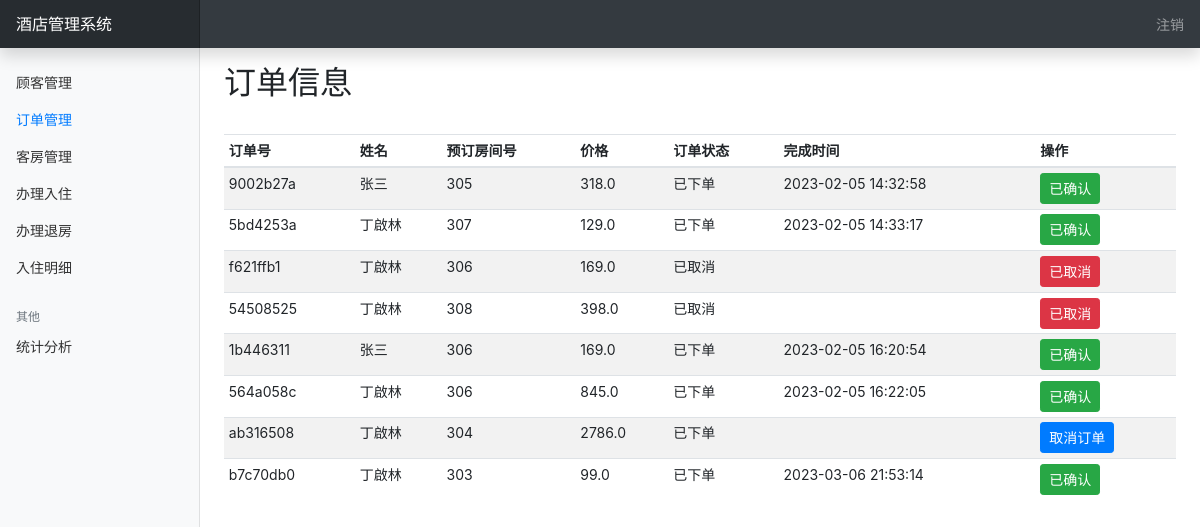
Page /orders/list_orders (signed in) on the committed database.
### orders/models.py (models this page shows)
class Orders(models.Model):
    id = models.AutoField(primary_key=True)  # 自增id主键
    order_no = models.CharField(max_length=20)  # 订单号
    customer_id = models.ForeignKey('customers.Customers', on_delete=models.DO_NOTHING)  # 房间是否确认办理入住 0：否 1：是
    room_checkin_id = models.ForeignKey('rooms.RoomCheckIns', on_delete=models.CASCADE)  # 房间id
    price = models.FloatField()  # 订单金额
    state = models.IntegerField()  # 订单状态: 1：已下单 2：已取消 3：已完成
    finish_time = models.DateTimeField(null=True)  # 完成时间
    class Meta:
        db_table = 'orders'

### customers/models.py (models this page shows, shortened)
class Customers(models.Model):
    id = models.AutoField(primary_key=True)  # 自增id主键
    name = models.CharField(max_length=20)  # 姓名
    sex = models.CharField(max_length=2)  # 性别
    cellphone = models.CharField(max_length=20)  # 手机号
    identity_card = models.CharField(max_length=20)  # 身份证号码
    extra = models.CharField(max_length=1024, blank=True)  # 备注信息
    class Meta:
        db_table = 'customers'

### rooms/models.py (models this page shows)
class RoomCheckIns(models.Model):
    id = models.AutoField(primary_key=True)  # 自增id主键
    room_id = models.ForeignKey(Rooms, on_delete=models.DO_NOTHING)  # 房间id关联
    customer_id = models.ForeignKey(Customers, on_delete=models.DO_NOTHING)  # 顾客id关联
    start_time = models.DateField(auto_now=False)  # 房间使用开始时间
    end_time = models.DateField(auto_now=False)  # 房间使用结束时间
    days = models.IntegerField()  # 房间使用天数
    is_confirmed = models.BooleanField()  # 房间是否确认办理入住 0：否 1：是
    check_time = models.DateTimeField(auto_now=False, null=True)  # 退房时间
    state = models.IntegerField(default=0)  # 房间是否确认办理退房 0：未退房 1：订单被取消 2：已退房
    class Meta:
        db_table = 'room_checkins'

class Rooms(models.Model):
    id = models.AutoField(primary_key=True)  # 自增id主键
    room_type = models.CharField(max_length=20)  # 房间类型：单人间、双人房、大床房
    room_num = models.IntegerField()  # 房间号
    room_cover_pic = models.FileField(upload_to=user_directory_path, verbose_name="图片", null=True)  # 房间封面图片
    introduction = models.CharField(max_length=1024)  # 房间简介
    is_occupied = models.BooleanField()  # 房间是否被占用 0：否 1：是
    price = models.FloatField()  # 房间定价
    class Meta:
        db_table = 'rooms'

### orders/views.py (the view)
# urls.py: path('list_orders', views.list_order, name="list_orders"),
def list_order(request):
    orders = Orders.objects.all()
    return render(request, "orders/orders.html", {"orders": orders,
                                                  "state_desc": StateDesc,
                                                  "user": request.user.username})

### templates/orders/orders.html (shortened to what this page needs)
{% extends "dashboard.html" %}
{% block order_manager %}
    <a class="nav-link active" href="{% url 'list_orders' %}">
        订单管理
    </a>
{% endblock %}
{% block content %}
    <main role="main" class="col-md-9 ml-sm-auto col-lg-10 px-md-4">
        <div class="d-flex justify-content-between flex-wrap flex-md-nowrap align-items-center pt-3 pb-2 mb-3">
            <h1 class="h2">订单信息</h1>
        </div>
        <div class="table-responsive">
            <table class="table table-striped table-sm">
                <thead>
                <tr>
                    <th>订单号</th>
                    <th>姓名</th>
                    <th>预订房间号</th>
                    <th>价格</th>
                    <th>订单状态</th>
                    <th>完成时间</th>
                    <th>操作</th>
                </tr>
                </thead>
                <tbody>
                {% for order in orders %}
                    <tr>
                        <td>{{ order.order_no }}</td>
                        <td>{{ order.customer_id.name }}</td>
                        <td>{{ order.room_checkin_id.room_id.room_num }}</td>
                        <td>{{ order.price }}</td>
                        {% for key, value in state_desc.items %}
                            {% if key == order.state %}
                                <td>{{ value }} </td>
                            {% endif %}
                        {% endfor %}
                        <td>{{ order.finish_time| date:"Y-m-d H:i:s" }}</td>
                        <td>
                            {% if order.finish_time %}
                                <button type="button" class="btn btn-success btn-sm">
                                    已确认
                                </button>
                            {% else %}
                                {% if order.state == 1 %}
                                    <button type="button" class="btn btn-primary btn-sm" data-toggle="modal"
                                            data-target="#exampleModal"
                                            onclick="bindValue({{ order.id }})">
                                        取消订单
                                    </button>
                                {% elif order.state == 2  %}
                                    <button type="button" class="btn btn-danger btn-sm">
                                        已取消
                                    </button>
                                {% endif %}
                            {% endif %}
                        </td>
                    </tr>
                {% endfor %}
                </tbody>
            </table>
        </div>
    </main>
{% endblock %}

### rows in the picture
Orders: order_no "9002b27a", customer_id.name "张三", room_checkin_id.room_id.room_num "305", price "318.0", state_desc "已下单", finish_time "2023-02-05 14:32:58", shows "已确认"
Orders: order_no "5bd4253a", customer_id.name "丁啟林", room_checkin_id.room_id.room_num "307", price "129.0", state_desc "已下单", finish_time "2023-02-05 14:33:17", shows "已确认"
Orders: order_no "f621ffb1", customer_id.name "丁啟林", room_checkin_id.room_id.room_num "306", price "169.0", state_desc "已取消", state "已取消"
Orders: order_no "54508525", customer_id.name "丁啟林", room_checkin_id.room_id.room_num "308", price "398.0", state_desc "已取消", state "已取消"
Orders: order_no "1b446311", customer_id.name "张三", room_checkin_id.room_id.room_num "306", price "169.0", state_desc "已下单", finish_time "2023-02-05 16:20:54", shows "已确认"
Orders: order_no "564a058c", customer_id.name "丁啟林", room_checkin_id.room_id.room_num "306", price "845.0", state_desc "已下单", finish_time "2023-02-05 16:22:05", shows "已确认"
Orders: order_no "ab316508", customer_id.name "丁啟林", room_checkin_id.room_id.room_num "304", price "2786.0", state_desc "已下单"
Orders: order_no "b7c70db0", customer_id.name "丁啟林", room_checkin_id.room_id.room_num "303", price "99.0", state_desc "已下单", finish_time "2023-03-06 21:53:14", shows "已确认"
